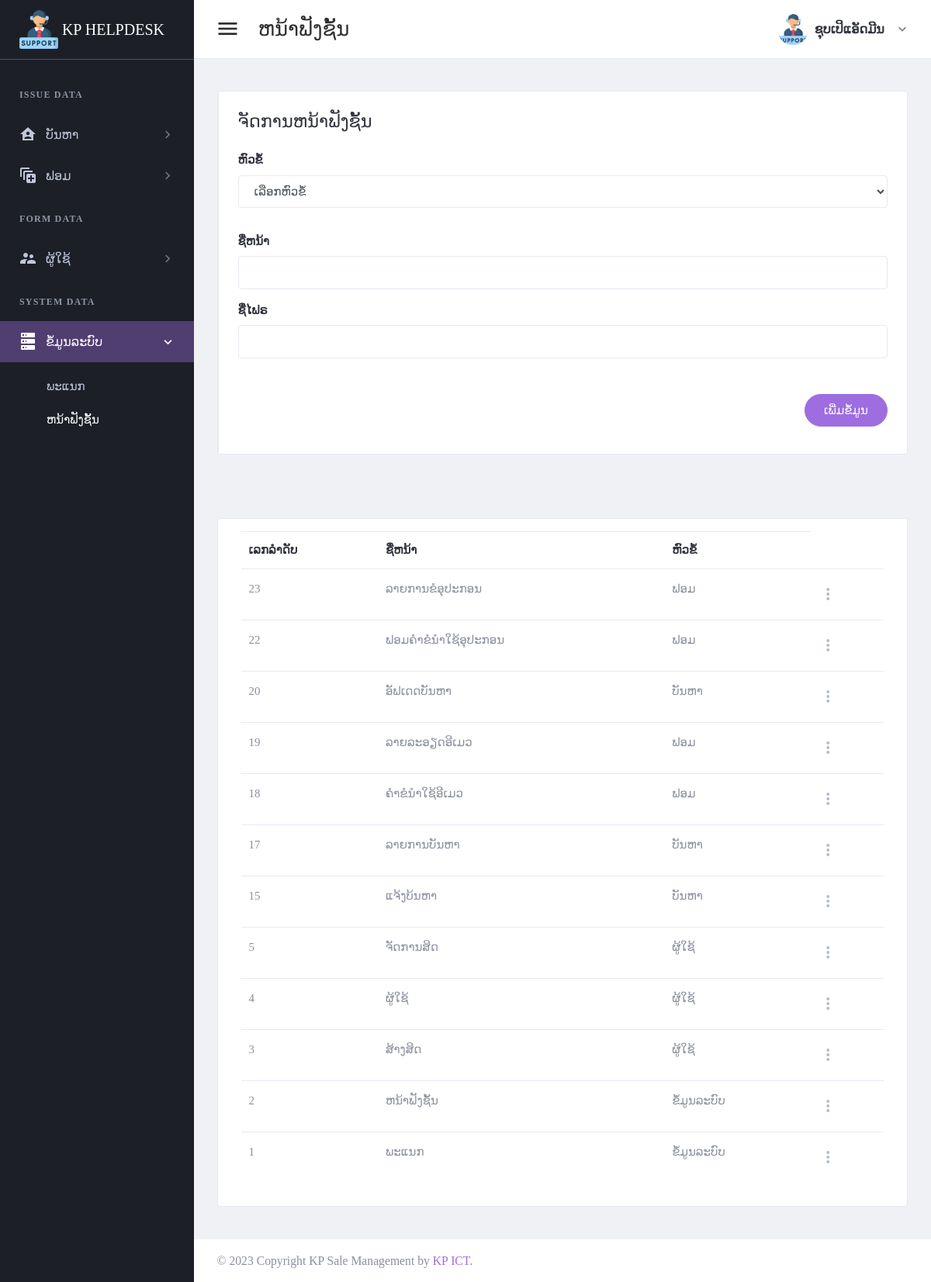
The app's page /page/page-function.php (signed in) with its own data.
### tables this page shows
CREATE TABLE `tbl_header_title` (
  `ht_id` int(11) NOT NULL,
  `ht_name` varchar(300) DEFAULT NULL
);

CREATE TABLE `tbl_sub_title` (
  `st_id` int(11) NOT NULL,
  `st_name` varchar(300) DEFAULT NULL,
  `icon_code` varchar(100) DEFAULT NULL,
  `ht_id` int(11) DEFAULT NULL
);

CREATE TABLE `tbl_page_title` (
  `pt_id` int(11) NOT NULL,
  `pt_name` varchar(300) DEFAULT NULL,
  `ptf_name` varchar(100) DEFAULT NULL,
  `st_id` int(11) DEFAULT NULL
);

### setting/checksession.php (called while the page is built, shortened)
<?php
	if($_SESSION['id_users'] == "" )
	{
	header("location:logout.php");
	}
	  else{
		$role_id = $_SESSION["role_id"];
	}
?>

### page/page-function.php (the view, shortened to what this page needs)
<?php
include("../setting/checksession.php");
include("../setting/conn.php");
$header_name = "ຫນ້າຟັງຊັ້ນ";
$header_click = "4";
?>
<!DOCTYPE html>
<html lang="en" dir="ltr">
<head>
	<?php
	include("../setting/callcss.php");
	?>
</head>
<body class="navbar-fixed sidebar-fixed" id="body">
	<div class="wrapper">
		<?php include "menu.php"; ?>
		<div class="page-wrapper">
			<?php
			include "header.php";
			?>
			<div class="content-wrapper">
				<div class="content">
					<div class="email-wrapper rounded border bg-white">
						<div class="row no-gutters justify-content-center">
							<div class="col-xxl-12">
								<div class="email-right-column  email-body p-4 p-xl-5">
									<div class="email-body-head mb-5 ">
										<h4 class="text-dark">ຈັດການຫນ້າຟັງຊັ້ນ</h4>
									</div>
									<form method="post" id="addpage">
										<div class="row">
											<div class="form-group  col-lg-12">
												<label class="text-dark font-weight-medium">ຫົວຂໍ້</label>
												<div class="form-group">
													<select class=" form-control font" name="sub_title" id="sub_title">
														<option value=""> ເລືອກຫົວຂໍ້ </option>
													</select>
												</div>
											</div>
											<div class="col-lg-12">
												<div class="form-group">
													<label for="firstName">ຊື່ຫນ້າ</label>
													<input type="text" class="form-control" id="page_name" name="page_name" required>
												</div>
											</div>
											<div class="col-lg-12">
												<div class="form-group">
													<label for="firstName">ຊື່ໄຟຣ</label>
													<input type="text" class="form-control" id="pf_name" name="pf_name" required>
												</div>
											</div>
										</div>
										<div class="d-flex justify-content-end mt-6">
											<button type="submit" class="btn btn-primary mb-2 btn-pill">ເພີ່ມຂໍ້ມູນ</button>
										</div>
									</form>
								</div>
							</div>
						</div>
					</div>
				</div>
			</div>
			<div class="content-wrapper">
				<div class="content">
					<div class="card card-default">
						<div class="card-body">
							<table id="productsTable" class="table table-hover table-product" style="width:100%">
								<thead>
									<tr>
										<th>ເລກລຳດັບ</th>
										<th>ຊື່ຫນ້າ</th>
										<th>ຫົວຂໍ້</th>
									</tr>
								</thead>
								<tbody>
									<?php
									$stmt4 = $conn->prepare("SELECT  pt_id,pt_name ,st_name
									FROM tbl_page_title a
									left join tbl_sub_title b on a.st_id = b.st_id order by pt_id desc ");
									$stmt4->execute();
									if ($stmt4->rowCount() > 0) {
										while ($row4 = $stmt4->fetch(PDO::FETCH_ASSOC)) {
											$pt_id = $row4['pt_id'];
											$pt_name = $row4['pt_name'];
											$st_name = $row4['st_name'];
									?>
											<tr>
												<td><?php echo "$pt_id"; ?></td>
												<td><?php echo "$pt_name"; ?></td>
												<td><?php echo "$st_name"; ?></td>
												<td>
                                                    <div class="dropdown">
                                                        <a class="dropdown-toggle icon-burger-mini" href="#" role="button" id="dropdownMenuLink" data-toggle="dropdown" aria-haspopup="true" aria-expanded="false" data-display="static">
                                                        </a>
                                                    </div>
                                                </td>
											</tr>
									<?php
										}
									}
									?>
								</tbody>
							</table>
						</div>
					</div>
				</div>
			</div>
			<?php include "footer.php"; ?>
		</div>
	</div>
</body>
</html>

### page/menu.php
<aside class="left-sidebar sidebar-dark" id="left-sidebar">
  <div id="sidebar" class="sidebar sidebar-with-footer">
    <div class="app-brand">
      <a href="index.php">
        <img src="../images/support.png" alt="Mono">
        <span class="brand-name">KP HELPDESK</span>
      </a>
    </div>
    <div class="sidebar-left" data-simplebar style="height: 100%;">
      <ul class="nav sidebar-inner" id="sidebar-menu">
        <?php
        $stmt = $conn->prepare(" SELECT distinct a.ht_id,ht_name
        FROM tbl_header_title a
        left join tbl_role_page b on a.ht_id = b.ht_id
        where role_id ='$role_id'
        order by  a.ht_id asc ");
        $stmt->execute();
        if ($stmt->rowCount() > 0) {
          while ($row = $stmt->fetch(PDO::FETCH_ASSOC)) {
            $ht_id = $row['ht_id'];
            $ht_name = $row['ht_name'];
        ?>
            <li class="section-title"> <?php echo "$ht_name"; ?></li>
            <?php
            $stmt1 = $conn->prepare("SELECT distinct a.st_id,st_name,role_id,icon_code
            FROM tbl_sub_title a
            left join tbl_role_page b on a.st_id = b.st_id
            where a.ht_id = '$ht_id' and role_id ='$role_id'
            order by a.st_id asc ");
            $stmt1->execute();
            if ($stmt1->rowCount() > 0) {
              while ($row1 = $stmt1->fetch(PDO::FETCH_ASSOC)) {
                $st_name = $row1['st_name'];
                $st_id = $row1['st_id'];
                $icon_code = $row1['icon_code'];
            ?>
                <li class='has-sub <?php if ($header_click == "$st_id") {  echo "active expand"; } ?>'>
                  <a class="sidenav-item-link" href="javascript:void(0)" data-toggle="collapse" data-target='#<?php echo "$st_name"; ?>' aria-expanded="false" aria-controls="<?php echo "$st_name"; ?>">
                    <i class="mdi <?php echo"$icon_code";?>"></i>
                    <span class="nav-text"> <?php echo "$st_name"; ?> </span> <b class="caret"></b>
                  </a>
                  <ul class='collapse <?php if ($header_click == "$st_id" ) { echo "show"; } ?>' id="<?php echo "$st_name"; ?>" data-parent="#sidebar-menu">
                    <div class="sub-menu">
                      <?php
                      $stmt2 = $conn->prepare(" SELECT pt_name,ptf_name
                      FROM tbl_page_title a
                      left join tbl_role_page b on a.pt_id = b.pt_id
                      where a.st_id = '$st_id' and role_id ='$role_id'
                      order by a.pt_id asc ");
                      $stmt2->execute();
                      if ($stmt2->rowCount() > 0) {
                        while ($row2 = $stmt2->fetch(PDO::FETCH_ASSOC)) {
                          $pt_name = $row2['pt_name'];
                      ?>
                          <li class="<?php if ($header_name ==  $row2['pt_name']) { echo "active"; } ?>">
                            <a class="sidenav-item-link" href='<?php echo $row2['ptf_name'] ?>'>
                              <span class="nav-text"><?php echo"$pt_name";?></span>
                            </a>
                          </li>
                      <?php
                        }
                      }
                      ?>
                    </div>
                  </ul>
              <?php
              }
            }
              ?>
                </li>
            <?php
          }
        }
            ?>
      </ul>
    </div>
  </div>
</aside>

### records on screen
tbl_header_title: ht_name "ISSUE DATA"
tbl_sub_title: st_name "ບັນຫາ"
tbl_sub_title: st_name "ຟອມ"
tbl_header_title: ht_name "FORM DATA"
tbl_sub_title: st_name "ຜູ້ໃຊ້"
tbl_header_title: ht_name "SYSTEM DATA"
tbl_sub_title: st_name "ຂໍ້ມູນລະບົບ"
tbl_page_title: pt_name "ພະແນກ", pt_id "1", st.st_name "ຂໍ້ມູນລະບົບ"
tbl_page_title: pt_name "ຫນ້າຟັງຊັ້ນ", pt_id "2", st.st_name "ຂໍ້ມູນລະບົບ"
tbl_page_title: pt_id "23", pt_name "ລາຍການຂໍອຸປະກອນ", st.st_name "ຟອມ"
tbl_page_title: pt_id "22", pt_name "ຟອມຄຳຂໍນຳໃຊ້ອຸປະກອນ", st.st_name "ຟອມ"
tbl_page_title: pt_id "20", pt_name "ອັຟເດດບັນຫາ", st.st_name "ບັນຫາ"
tbl_page_title: pt_id "19", pt_name "ລາຍລະອຽດອີເມວ", st.st_name "ຟອມ"
tbl_page_title: pt_id "18", pt_name "ຄຳຂໍນຳໃຊ້ອີເມວ", st.st_name "ຟອມ"
tbl_page_title: pt_id "17", pt_name "ລາຍການບັນຫາ", st.st_name "ບັນຫາ"
tbl_page_title: pt_id "15", pt_name "ແຈ້ງບ້ນຫາ", st.st_name "ບັນຫາ"
tbl_page_title: pt_id "5", pt_name "ຈັດການສິດ", st.st_name "ຜູ້ໃຊ້"
tbl_page_title: pt_id "4", pt_name "ຜູ້ໃຊ້", st.st_name "ຜູ້ໃຊ້"
tbl_page_title: pt_id "3", pt_name "ສ້າງສິດ", st.st_name "ຜູ້ໃຊ້"

### other values on screen
$header_name "ຫນ້າຟັງຊັ້ນ"
$full_name "ຊຸບເປິແອັດມີນ"
